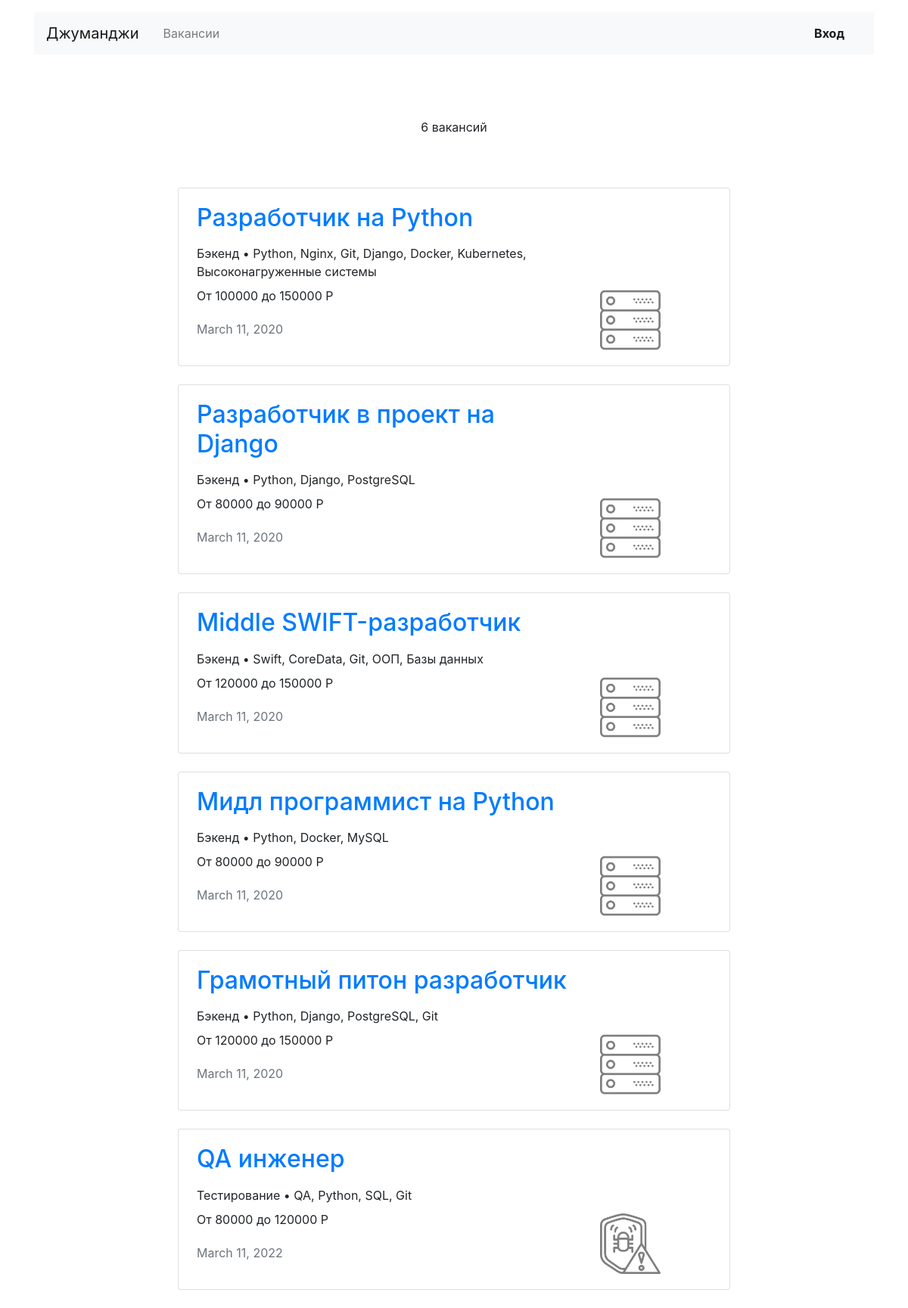
Page /vacancies/ on the committed database.
### DevJunior/models.py (models this page shows, shortened)
class Vacancy(models.Model):
    title = models.CharField(max_length=64)
    specialty = models.ForeignKey(Specialty, on_delete=models.CASCADE, related_name="vacancies")
    company = models.ForeignKey(Company, on_delete=models.CASCADE, related_name="vacancies")
    skills = models.CharField(max_length=240)
    description = models.TextField()
    salary_min = models.PositiveIntegerField()
    salary_max = models.PositiveIntegerField()
    published_at = models.DateField()

class Specialty(models.Model):
    code = models.CharField(max_length=16)
    title = models.CharField(max_length=64)
    picture = models.ImageField(upload_to=MEDIA_SPECIALITY_IMAGE_DIR)

### DevJunior/views.py (the view)
# urls.py: path('vacancies/', AllVacancies.as_view(), name='vacancies'),
class AllVacancies(TemplateView):
    template_name = "vacancies.html"
    def get_context_data(self, **kwargs):
        context = super().get_context_data(**kwargs)
        context['vacancies'] = Vacancy.objects.all()
        return context

### DevJunior/templates/DevJunior/vacancies.html
{% extends 'DevJunior/base.html' %}
{% block container %}
  <main class="container mt-3">
    <section>
      <h1 class="h1 text-center mx-auto mt-4 pt-5" style="font-size: 70px;"><strong>{{ specialty.title }}</strong></h1>
      <p class="text-center pt-1">{{ vacancies.count }} вакансий</p>
      <p class="text-center pt-1">{{ args }}</p>
      <div class="row mt-5">
        <div class="col-12 col-lg-8 offset-lg-2 m-auto">
          {% for vacancy in vacancies %}
          <div class="card mb-4">
            <div class="card-body px-4">
              <div class="row">
                <div class="col-12 col-md-8 col-lg-9">
                  <h2 class="h2 pb-2"><a href="{% url 'for vacancy' vacancy.id %}">{{ vacancy.title }}</a></h2>
                  <p class="mb-2">{{ vacancy.specialty.title }} • {{ vacancy.skills }}</p>
                  <p>От {{ vacancy.salary_min }} до {{ vacancy.salary_max }} Р</p>
                  <p class="text-muted pt-1">{{ vacancy.published_at }}</p>
                </div>
                <div class="col-12 col-md-4 col-lg-3 d-flex align-items-end">
                  <img src="{{ vacancy.specialty.picture.url }}" width="80" height="80" alt="">
                </div>
              </div>
            </div>
          </div>
          {% endfor %}
        </div>
      </div>
    </section>
  </main>
{% endblock %}

### rows in the picture
Vacancy: title "Разработчик на Python", specialty "Бэкенд", skills "Python, Nginx, Git, Django, Docker, Kubernetes, Высоконагруженные системы", salary_min "100000", salary_max "150000", published_at "March 11, 2020", specialty.picture (picture)
Vacancy: title "Разработчик в проект на Django", specialty "Бэкенд", skills "Python, Django, PostgreSQL", salary_min "80000", salary_max "90000", published_at "March 11, 2020", specialty.picture (picture)
Vacancy: title "Middle SWIFT-разработчик", specialty "Бэкенд", skills "Swift, CoreData, Git, ООП, Базы данных", salary_min "120000", salary_max "150000", published_at "March 11, 2020", specialty.picture (picture)
Vacancy: title "Мидл программист на Python", specialty "Бэкенд", skills "Python, Docker, MySQL", salary_min "80000", salary_max "90000", published_at "March 11, 2020", specialty.picture (picture)
Vacancy: title "Грамотный питон разработчик", specialty "Бэкенд", skills "Python, Django, PostgreSQL, Git", salary_min "120000", salary_max "150000", published_at "March 11, 2020", specialty.picture (picture)
Vacancy: title "QA инженер", specialty "Тестирование", skills "QA, Python, SQL, Git", salary_min "80000", salary_max "120000", published_at "March 11, 2022", specialty.picture (picture)

### other values in the picture
{{ vacancies.count }} "6"
